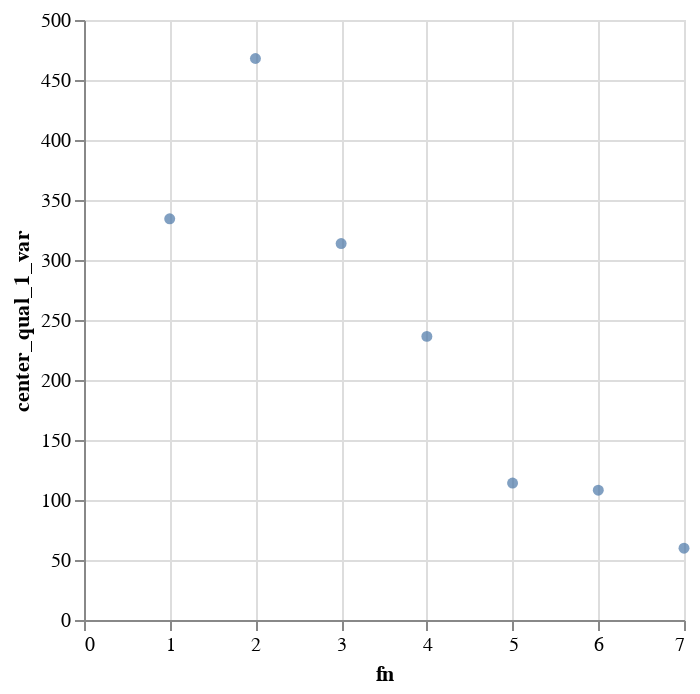

Notebook source saved alongside this figure:
### Code cell
chart_fn_variance = alt.Chart(df_passes_group).mark_circle().encode(
    alt.X('fn:Q'),
    alt.Y('center_qual_1_var:Q')
) 
chart_fn_mean =

### Figure 1 — Vega specification as saved in the notebook (floating-point values rounded to 4 significant figures)
{"$schema": "https://vega.github.io/schema/vega/v5.json", "data": [{"name": "source_0", "values": [{"center_qual_1_var": 313.7, "fn": 3}, {"center_qual_1_var": 108.1, "fn": 6}, {"center_qual_1_var": 236.4, "fn": 4}, {"center_qual_1_var": 334.4, "fn": 1}, {"center_qual_1_var": 59.84, "fn": 7}, {"center_qual_1_var": 114.1, "fn": 5}, {"center_qual_1_var": 467.9, "fn": 2}]}, {"name": "source_0_x_domain_fn", "values": [{"min": 1, "max": 7}]}, {"name": "source_0_y_domain_center_qual_1_var", "values": [{"min": 59.84, "max": 467.9}]}], "marks": [{"type": "symbol", "name": "marks", "from": {"data": "source_0"}, "encode": {"update": {"shape": {"value": "circle"}, "fill": {"value": "#4c78a8"}, "opacity": {"value": 0.7}, "x": {"field": "fn", "scale": "x"}, "y": {"field": "center_qual_1_var", "scale": "y"}}}, "style": ["circle"]}], "scales": [{"name": "x", "type": "linear", "domain": [{"signal": "(data(\"source_0_x_domain_fn\")[0] || {}).min"}, {"signal": "(data(\"source_0_x_domain_fn\")[0] || {}).max"}], "range": [0, {"signal": "width"}], "nice": true, "zero": true}, {"name": "y", "type": "linear", "domain": [{"signal": "(data(\"source_0_y_domain_center_qual_1_var\")[0] || {}).min"}, {"signal": "(data(\"source_0_y_domain_center_qual_1_var\")[0] || {}).max"}], "range": [{"signal": "height"}, 0], "zero": true, "nice": true}], "axes": [{"scale": "x", "labels": false, "zindex": 0, "tickCount": {"signal": "ceil(width/40)"}, "minExtent": 0, "aria": false, "orient": "bottom", "ticks": false, "grid": true, "gridScale": "y", "domain": false, "maxExtent": 0}, {"scale": "y", "ticks": false, "gridScale": "x", "maxExtent": 0, "zindex": 0, "grid": true, "orient": "left", "tickCount": {"signal": "ceil(height/40)"}, "domain": false, "minExtent": 0, "labels": false, "aria": false}, {"scale": "x", "labelFlush": true, "grid": false, "orient": "bottom", "tickCount": {"signal": "ceil(width/40)"}, "zindex": 0, "labelOverlap": true, "title": "fn"}, {"scale": "y", "orient": "left", "labelOverlap": true, "zindex": 0, "tickCount": {"signal": "ceil(height/40)"}, "grid": false, "title": "center_qual_1_var"}], "background": "white", "style": "cell", "width": 300, "padding": 5, "height": 300}
